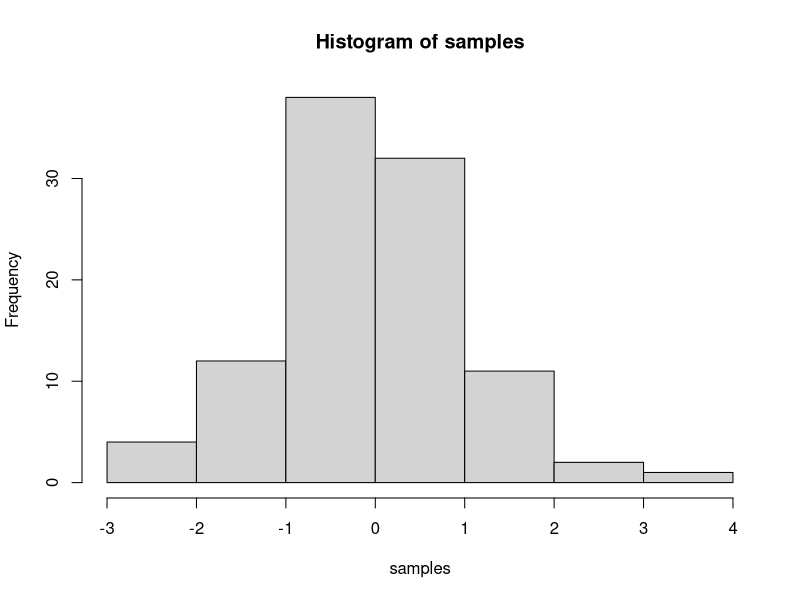

This chart was generated by the following R code:
## ---- chunk 1
knitr::opts_chunk$set(
    eval = FALSE,
    message = FALSE,
    warning = FALSE
    )
## ---- chunk 2
samples <- rnorm(100, mean=0, sd=1)
hist(samples)
